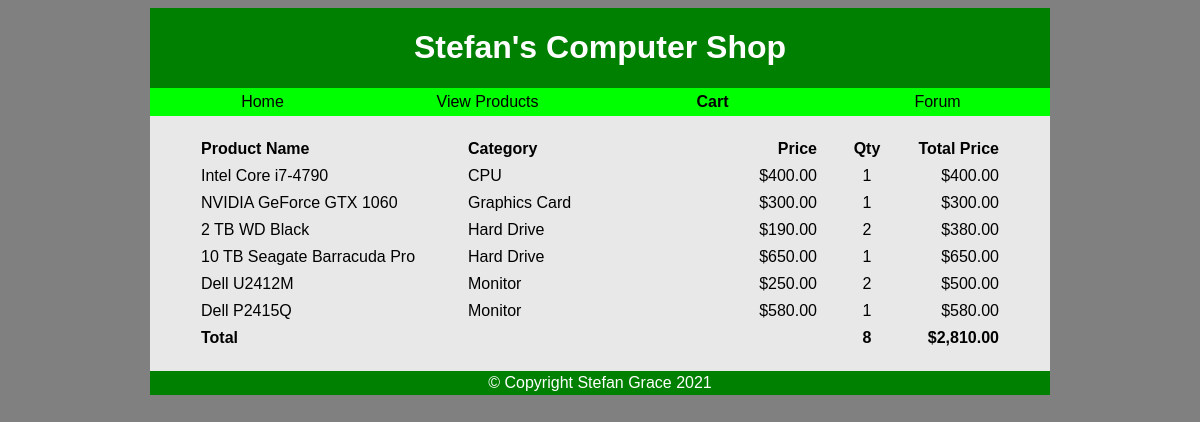
The page /view_cart.php on the database its author committed.
### tables this page shows
CREATE TABLE cart (
	item_id INT UNSIGNED NOT NULL AUTO_INCREMENT,
	item_category VARCHAR(20) NOT NULL,
	product_name VARCHAR(60) NOT NULL,
	item_price DECIMAL(6, 2) UNSIGNED NOT NULL,
	qty INT UNSIGNED NOT NULL,
	 
	PRIMARY KEY (item_id)
);

### view_cart.php (the view, shortened to what this page needs)
<?php
	require('mysqli_connect.php');
	$q = "SELECT item_id, item_category, product_name, item_price, qty FROM cart";
	$r = mysqli_query($dbc, $q);
	?>
	<table border="0" width="90%" cellspacing="3" cellpadding="3" align="center">
	<tr class="table-headings">
		<td align="left" width="30%">Product Name</td>
		<td align="left" width="30%">Category</td>
		<td align="right" width="10%">Price</td>
		<td align="center" width="10%">Qty</td>
		<td align="right" width="10%">Total Price</td>
	</tr>
	<?php
	$total_price = 0;
	$total_items = 0;
	while ($row = mysqli_fetch_array ($r, MYSQLI_ASSOC)) {
		$subtotal = $row['item_price'] * $row['qty'];
		$total_price += $subtotal;
		$total_items += $row['qty'];
		echo "<tr>
			<td align=\"left\">{$row['product_name']}</td>
			<td align=\"left\">{$row['item_category']}</td>
			<td align=\"right\">\${$row['item_price']}</td>
			<td align=\"center\">{$row['qty']}</td>
			<td align=\"right\">$" . number_format ($subtotal, 2) . "</td>
		</tr>\n";
	}
	echo "<tr class=\"totals\">
		<td>Total</td>
		<td></td>
		<td></td>
		<td align=\"center\">$total_items</td>
		<td align=\"right\">$" . number_format ($total_price, 2) . "</td>
	</tr>"
	?></table><?php

### style.css (style rules this page uses)
body { font-family: sans-serif; background-color: #808080; }
#title, #footer { background-color: #008000; color: #FFFFFF; }
#footer { padding-top: 3px; padding-bottom: 3px; }
#links { background-color: #00FF00; text-align: center; }
#links td { width: 25%; }
#links td div { padding-top: 5px; padding-bottom: 5px; }
#links td a { color: #000000; text-decoration: none; }
.body { background-color: #E8E8E8; }
.table-headings, .totals, .current-page { font-weight: bold; }

### rows shown on the page
cart: product_name "Intel Core i7-4790", item_category "CPU", item_price "400.00", qty "1"
cart: product_name "NVIDIA GeForce GTX 1060", item_category "Graphics Card", item_price "300.00", qty "1"
cart: product_name "2 TB WD Black", item_category "Hard Drive", item_price "190.00", qty "2", subtotal "380.00"
cart: product_name "10 TB Seagate Barracuda Pro", item_category "Hard Drive", item_price "650.00", qty "1"
cart: product_name "Dell U2412M", item_category "Monitor", item_price "250.00", qty "2", subtotal "500.00"
cart: product_name "Dell P2415Q", item_category "Monitor", item_price "580.00", qty "1"

### other values the page prints
$total_items "8"
$total_price "2,810.00"
